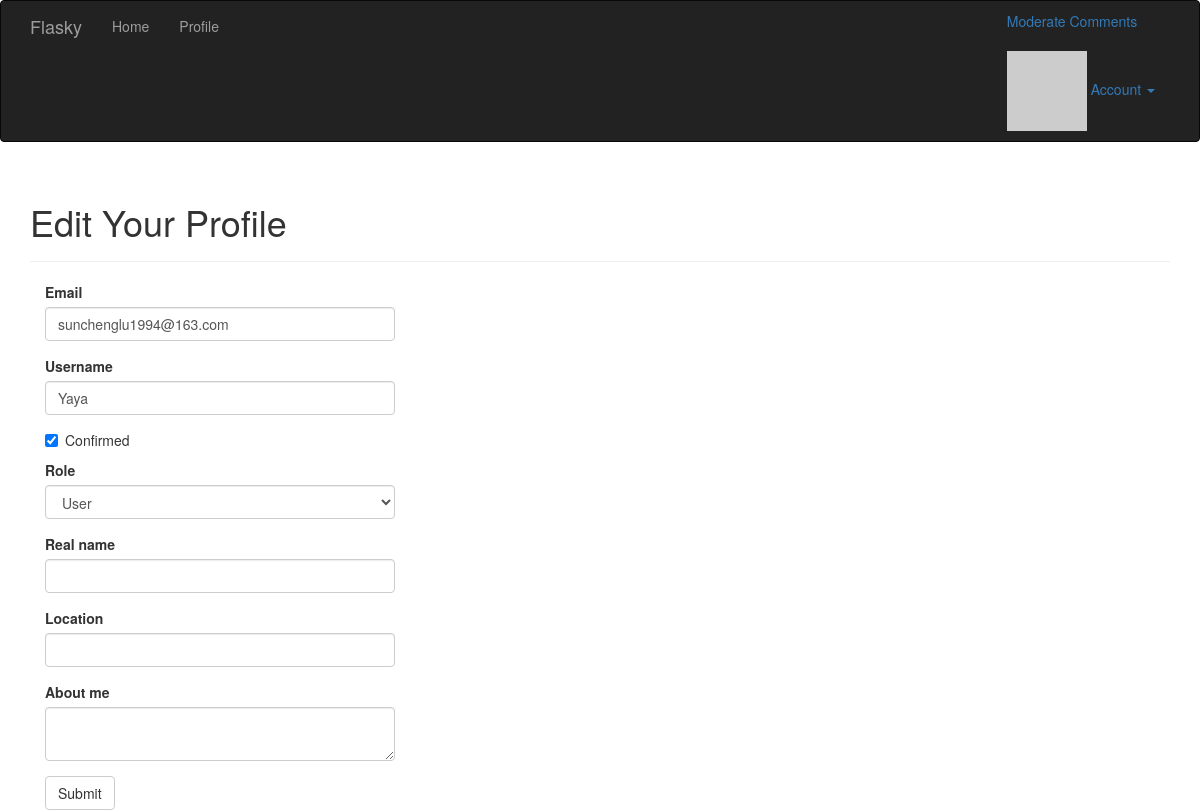
Before: /edit-profile/195 (signed in) with the older database file.
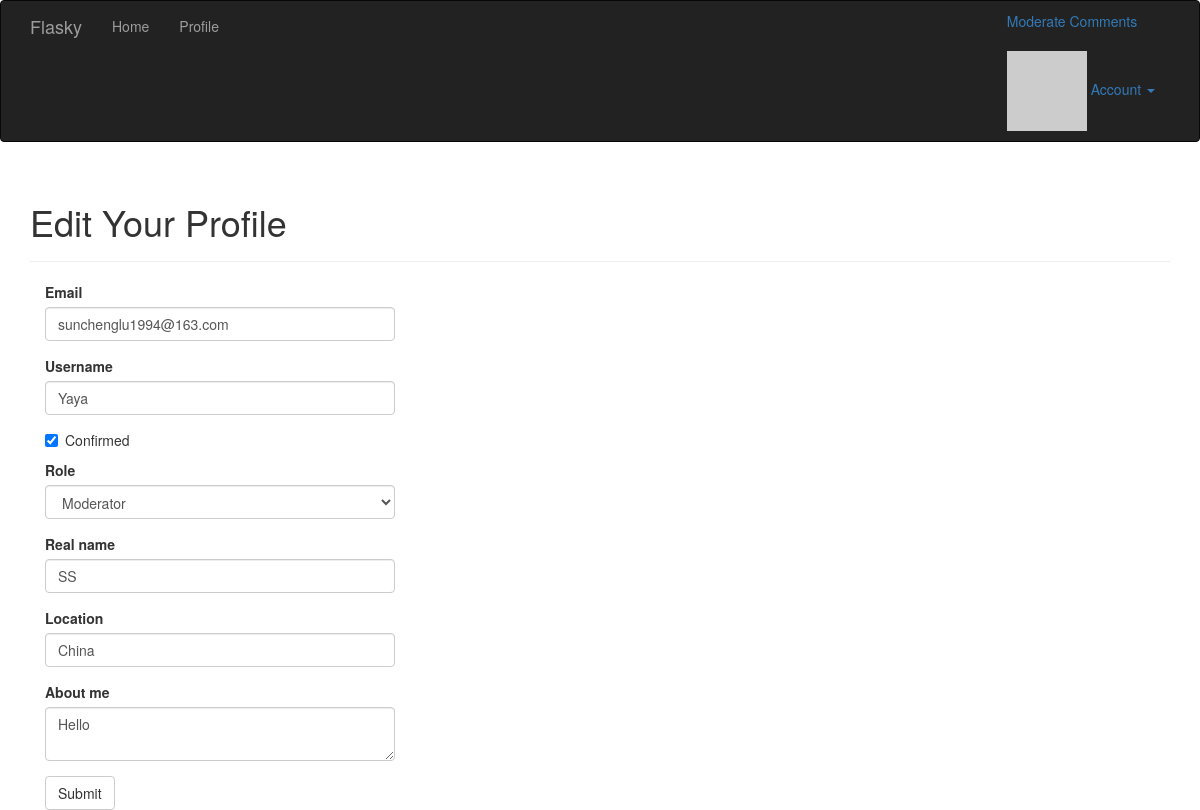
After: the same page with the newer database file.
### app/models.py (models this page shows, shortened)
class User(UserMixin, db.Model):
    __tablename__ = 'users'
    id = db.Column(db.Integer, primary_key=True)
    email = db.Column(db.String(64), unique=True, index=True)
    username = db.Column(db.String(64), unique=True, index=True)
    role_id = db.Column(db.Integer, db.ForeignKey('roles.id'))
    password_hash = db.Column(db.String(128))
    confirmed = db.Column(db.Boolean, default=False)
    name = db.Column(db.String(64))
    location = db.Column(db.String(64))
    about_me = db.Column(db.Text())
    member_since = db.Column(db.DateTime(), default=datetime.utcnow)
    last_seen = db.Column(db.DateTime(), default=datetime.utcnow)
    avatar_hash = db.Column(db.String(32))
    posts = db.relationship("Post", backref="author", lazy="dynamic")
    followed = db.relationship("Follow", foreign_keys=[Follow.follower_id],
                               backref=db.backref('follower', lazy='joined'), lazy='dynamic',
                               cascade='all, delete-orphan')
    followers = db.relationship("Follow", foreign_keys=[Follow.followed_id],
                                backref=db.backref('followed', lazy='joined'), lazy='dynamic',
                                cascade='all, delete-orphan')
    comments = db.relationship('Comment', backref='author', lazy='dynamic')
    def can(self, permissions):
        return self.role is not None and (self.role.permissions & permissions) == permissions
    @property
    def password(self):
        raise AttributeError("password is not a readable attribute")
    def gravatar(self, size=100, default="identicon", rating="g"):
        if request.is_secure:
            url = "http://secure.gravatar.com/avatar"
        else:
            url = 'http://www.gravatar.com/avatar'
        hash = self.avatar_hash or hashlib.md5(self.email.encode("utf-8")).hexdigest()
        return '{url}/{hash}?s={size}&d={default}&r={rating}'.format(
            url=url, hash=hash, size=size, default=default, rating=rating)
    def ping(self):
        self.last_seen = datetime.utcnow()
        db.session.add(self)

### app/main/views.py (the view, shortened to what this page needs)
@main.route("/edit-profile/<int:id>", methods=["GET", "POST"])
@login_required
@admin_required
def edit_profile_admin(id):
    user = User.query.get_or_404(id)
    form = EditProfileAdminForm(user=user)
    form.email.data = user.email
    form.username.data = user.username
    form.confirmed.data = user.confirmed
    form.role.data = user.role_id
    form.name.data = user.name
    form.location.data = user.location
    form.about_me.data = user.about_me
    return render_template("edit_profile.html", form=form, user=user)

### app/main/forms.py (shortened to what this page needs)
class EditProfileAdminForm(FlaskForm):
    email = StringField("Email", validators=[Required(), Length(1, 64), Email()])
    username = StringField("Username",
                           validators=[Required(), Length(1, 64),
                                       Regexp(r"^[a-zA-Z][a-zA-Z0-9_.]*$", 0,
                                              "Username must have only letters,numbers,dots or underscores.")])
    confirmed = BooleanField("Confirmed")
    role = SelectField("Role", coerce=int)
    name = StringField("Real name", validators=[Length(1, 64)])
    location = StringField("Location", validators=[Length(1, 64)])
    about_me = TextAreaField("About me")
    submit = SubmitField("Submit")
    def __init__(self, user, *args, **kwargs):
        super(EditProfileAdminForm, self).__init__(*args, **kwargs)
        self.role.choices = [(role.id, role.name)
                             for role in Role.query.order_by(Role.name).all()]
        self.user = user

### app/main/__init__.py (called while the page is built)
@main.app_context_processor
def inject_permissions():
    return dict(Permission=Permission)

### app/models.py (called while the page is built)
@login_manager.user_loader
def load_user(user_id):
    return User.query.get(int(user_id))

### app/templates/edit_profile.html (shortened to what this page needs)
{% extends "base.html" %}
{% import "bootstrap/wtf.html" as wtf %}
{% block page_content %}
    <div class="page-header">
        <h1>
            Edit Your Profile
        </h1>
    </div>
    <div class="col-md-4">
        {{wtf.quick_form(form)}}
    </div>
{% endblock %}

Changed rows visible on the page:
changed User "sunchenglu1994@163.com": role "User" → "Moderator"; name (not shown) → "SS"; location (not shown) → "China"; about_me (not shown) → "Hello"
